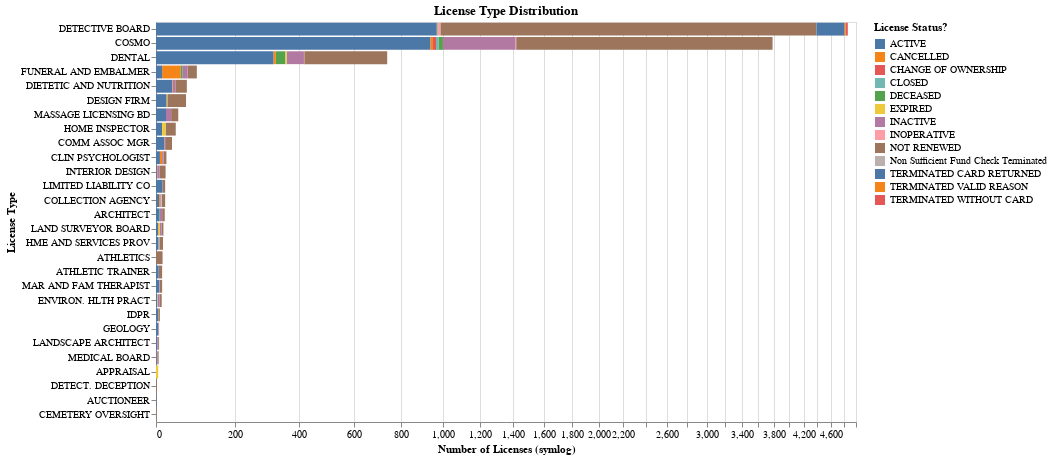

Write notebook code for a chart like this one.
### Markdown cell above
### Plot 1: License Type Distribution

  - What is being visualized: 
    - Create a **horizontal bar** plot describing the **distribution of license types by license status**. This allows us to see which license types are most common and how their statuses vary. I found `Detective Board` to be the most frequent license type. And more interestingly, `Not renewd` status is the second most common status across various license types after `Active`.
  - Encoding type discussion: 
    - X-axis: **Count of Licenses (Quantitative)** to provide horizontal plot. More infromation on how it is transformed below.
    - Y-axis: **License Type (Nominal)** sorted by count to highlight the most common license types.
    - Color: **License Status (Nominal)** to differentiate between different statuses of licenses.
    - Tooltip: license type, license status, and count information are provided for detailed understanding.
  - Color mapping: 
    - Different colors used to show **varying license statuses** (e.g., active, inactive, cancelled) for better visual distinction.
  - Any data transformations: 
    - Grouped the data by `License Type` and `License Status` to count the number of occurrences.
    - Applied with a **symlog scale** to accommodate wide and disproportional range of counts. As below 500 counts were very common across license types, while some license types had counts in the thousands. The symlog scale helps to visualize both small and large counts effectively.

### Code cell
Licence_counts = (
    illinois
    .groupby(['License Type', 'License Status'], dropna=False)
    .size()
    .reset_index(name='Count')
    .sort_values('Count', ascending=False)
)


chart1 = alt.Chart(Licence_counts).mark_bar().encode(
          x = alt.X('Count:Q',
                  title = 'Number of Licenses (symlog)',
                  scale = alt.Scale(type = 'symlog', constant=800)),
          y = alt.Y('License Type:N',
                  sort = '-x',
                  title = 'License Type'),
          color = alt.Color('License Status:N', title = 'License Status?'),
          tooltip = [alt.Tooltip('License Type:N', title = 'License Type'),
                     alt.Tooltip('License Status:N', title = 'License Status?'),
                     alt.Tooltip('Count:Q', title = 'Count')]
      ).properties(width=700, height=400, title='License Type Distribution').interactive()

chart1

### Figure 1 — Vega-Lite specification as saved in the notebook (floating-point values rounded to 4 significant figures)
{"config": {"view": {"continuousWidth": 300, "continuousHeight": 300}}, "data": {"name": "data-d9bff000b349d16c22cd35d95033c7a3"}, "mark": {"type": "bar"}, "encoding": {"color": {"field": "License Status", "title": "License Status?", "type": "nominal"}, "tooltip": [{"field": "License Type", "title": "License Type", "type": "nominal"}, {"field": "License Status", "title": "License Status?", "type": "nominal"}, {"field": "Count", "title": "Count", "type": "quantitative"}], "x": {"field": "Count", "scale": {"constant": 800, "type": "symlog"}, "title": "Number of Licenses (symlog)", "type": "quantitative"}, "y": {"field": "License Type", "sort": "-x", "title": "License Type", "type": "nominal"}}, "height": 400, "params": [{"name": "param_1", "select": {"type": "interval", "encodings": ["x", "y"]}, "bind": "scales"}], "title": "License Type Distribution", "width": 700, "$schema": "https://vega.github.io/schema/vega-lite/v5.20.1.json", "datasets": {"data-d9bff000b349d16c22cd35d95033c7a3": [{"License Type": "DETECTIVE BOARD", "License Status": "NOT RENEWED", "Count": 3395}, {"License Type": "COSMO", "License Status": "NOT RENEWED", "Count": 2363}, {"License Type": "DETECTIVE BOARD", "License Status": "ACTIVE", "Count": 971}, {"License Type": "COSMO", "License Status": "ACTIVE", "Count": 940}, {"License Type": "DETECTIVE BOARD", "License Status": "TERMINATED CARD RETURNED", "Count": 431}, {"License Type": "COSMO", "License Status": "INACTIVE", "Count": 412}, {"License Type": "DENTAL", "License Status": "NOT RENEWED", "Count": 322}, {"License Type": "DENTAL", "License Status": "ACTIVE", "Count": 316}, {"License Type": "DENTAL", "License Status": "INACTIVE", "Count": 58}, {"License Type": "DESIGN FIRM", "License Status": "NOT RENEWED", "Count": 44}, {"License Type": "FUNERAL AND EMBALMER", "License Status": "CANCELLED", "Count": 44}, {"License Type": "DIETETIC AND NUTRITION", "License Status": "ACTIVE", "Count": 37}, {"License Type": "DETECTIVE BOARD", "License Status": "TERMINATED WITHOUT CARD", "Count": 32}, {"License Type": "DENTAL", "License Status": "DECEASED", "Count": 31}, {"License Type": "DIETETIC AND NUTRITION", "License Status": "NOT RENEWED", "Count": 28}, {"License Type": "HOME INSPECTOR", "License Status": "NOT RENEWED", "Count": 24}, {"License Type": "FUNERAL AND EMBALMER", "License Status": "NOT RENEWED", "Count": 23}, {"License Type": "COSMO", "License Status": "DECEASED", "Count": 23}, {"License Type": "MASSAGE LICENSING BD", "License Status": "ACTIVE", "Count": 23}, {"License Type": "DESIGN FIRM", "License Status": "ACTIVE", "Count": 23}, {"License Type": "COMM ASSOC MGR", "License Status": "ACTIVE", "Count": 19}, {"License Type": "DETECTIVE BOARD", "License Status": "TERMINATED VALID REASON", "Count": 19}, {"License Type": "MASSAGE LICENSING BD", "License Status": "NOT RENEWED", "Count": 17}, {"License Type": "COMM ASSOC MGR", "License Status": "NOT RENEWED", "Count": 16}, {"License Type": "ATHLETICS", "License Status": "NOT RENEWED", "Count": 15}, {"License Type": "LIMITED LIABILITY CO", "License Status": "ACTIVE", "Count": 15}, {"License Type": "COSMO", "License Status": "CHANGE OF OWNERSHIP", "Count": 15}, {"License Type": "INTERIOR DESIGN", "License Status": "NOT RENEWED", "Count": 14}, {"License Type": "FUNERAL AND EMBALMER", "License Status": "ACTIVE", "Count": 14}, {"License Type": "HOME INSPECTOR", "License Status": "ACTIVE", "Count": 14}, {"License Type": "FUNERAL AND EMBALMER", "License Status": "INACTIVE", "Count": 13}, {"License Type": "COSMO", "License Status": "CLOSED", "Count": 12}, {"License Type": "COSMO", "License Status": "CANCELLED", "Count": 12}, {"License Type": "MASSAGE LICENSING BD", "License Status": "INACTIVE", "Count": 12}, {"License Type": "DETECTIVE BOARD", "License Status": "INOPERATIVE", "Count": 11}, {"License Type": "CLIN PSYCHOLOGIST", "License Status": "ACTIVE", "Count": 9}, {"License Type": "HOME INSPECTOR", "License Status": "EXPIRED", "Count": 8}, {"License Type": "ARCHITECT", "License Status": "ACTIVE", "Count": 8}, {"License Type": "COLLECTION AGENCY", "License Status": "NOT RENEWED", "Count": 8}, {"License Type": "HME AND SERVICES PROV", "License Status": "NOT RENEWED", "Count": 8}, {"License Type": "ATHLETIC TRAINER", "License Status": "NOT RENEWED", "Count": 8}, {"License Type": "COLLECTION AGENCY", "License Status": "ACTIVE", "Count": 7}, {"License Type": "CLIN PSYCHOLOGIST", "License Status": "NOT RENEWED", "Count": 7}, {"License Type": "MAR AND FAM THERAPIST", "License Status": "ACTIVE", "Count": 7}, {"License Type": "DENTAL", "License Status": "CANCELLED", "Count": 7}, {"License Type": "DIETETIC AND NUTRITION", "License Status": "INACTIVE", "Count": 7}, {"License Type": "LIMITED LIABILITY CO", "License Status": "NOT RENEWED", "Count": 6}, {"License Type": "ATHLETIC TRAINER", "License Status": "ACTIVE", "Count": 6}, {"License Type": "ARCHITECT", "License Status": "NOT RENEWED", "Count": 6}, {"License Type": "IDPR", "License Status": "ACTIVE", "Count": 6}, {"License Type": "MAR AND FAM THERAPIST", "License Status": "NOT RENEWED", "Count": 6}, {"License Type": "APPRAISAL", "License Status": "EXPIRED", "Count": 5}, {"License Type": "INTERIOR DESIGN", "License Status": "INACTIVE", "Count": 5}, {"License Type": "HME AND SERVICES PROV", "License Status": "ACTIVE", "Count": 5}, {"License Type": "LAND SURVEYOR BOARD", "License Status": "ACTIVE", "Count": 5}, {"License Type": "CLIN PSYCHOLOGIST", "License Status": "CANCELLED", "Count": 5}, {"License Type": "ARCHITECT", "License Status": "INACTIVE", "Count": 5}, {"License Type": "ENVIRON. HLTH PRACT", "License Status": "NOT RENEWED", "Count": 5}, {"License Type": "GEOLOGY", "License Status": "ACTIVE", "Count": 5}, {"License Type": "LAND SURVEYOR BOARD", "License Status": "NOT RENEWED", "Count": 4}, {"License Type": "ENVIRON. HLTH PRACT", "License Status": "INACTIVE", "Count": 4}, {"License Type": "FUNERAL AND EMBALMER", "License Status": "DECEASED", "Count": 4}, {"License Type": "DENTAL", "License Status": "EXPIRED", "Count": 4}, {"License Type": "LAND SURVEYOR BOARD", "License Status": "INACTIVE", "Count": 4}, {"License Type": "ENVIRON. HLTH PRACT", "License Status": "ACTIVE", "Count": 3}, {"License Type": "DETECTIVE BOARD", "License Status": "CLOSED", "Count": 3}, {"License Type": "MEDICAL BOARD", "License Status": "NOT RENEWED", "Count": 3}, {"License Type": "LANDSCAPE ARCHITECT", "License Status": "ACTIVE", "Count": 3}, {"License Type": "CLIN PSYCHOLOGIST", "License Status": "INACTIVE", "Count": 3}, {"License Type": "COSMO", "License Status": "INOPERATIVE", "Count": 3}, {"License Type": "LAND SURVEYOR BOARD", "License Status": "EXPIRED", "Count": 3}, {"License Type": "COLLECTION AGENCY", "License Status": "CANCELLED", "Count": 2}, {"License Type": "COMM ASSOC MGR", "License Status": "INACTIVE", "Count": 2}, {"License Type": "LANDSCAPE ARCHITECT", "License Status": "NOT RENEWED", "Count": 2}, {"License Type": "MEDICAL BOARD", "License Status": "INACTIVE", "Count": 2}, {"License Type": "LANDSCAPE ARCHITECT", "License Status": "INACTIVE", "Count": 2}, {"License Type": "DESIGN FIRM", "License Status": "CANCELLED", "Count": 2}, {"License Type": "INTERIOR DESIGN", "License Status": "ACTIVE", "Count": 2}, {"License Type": "HME AND SERVICES PROV", "License Status": "CLOSED", "Count": 2}, {"License Type": "IDPR", "License Status": "NOT RENEWED", "Count": 2}, {"License Type": "DETECTIVE BOARD", "License Status": "CANCELLED", "Count": 2}, {"License Type": "COLLECTION AGENCY", "License Status": "CLOSED", "Count": 2}, {"License Type": "DESIGN FIRM", "License Status": "CLOSED", "Count": 2}, {"License Type": "DETECT. DECEPTION", "License Status": "NOT RENEWED", "Count": 2}, {"License Type": "COLLECTION AGENCY", "License Status": "CHANGE OF OWNERSHIP", "Count": 1}, {"License Type": "CEMETERY OVERSIGHT", "License Status": "NOT RENEWED", "Count": 1}, {"License Type": "AUCTIONEER", "License Status": "NOT RENEWED", "Count": 1}, {"License Type": "ARCHITECT", "License Status": "DECEASED", "Count": 1}, {"License Type": "AUCTIONEER", "License Status": "ACTIVE", "Count": 1}, {"License Type": "DENTAL", "License Status": "INOPERATIVE", "Count": 1}, {"License Type": "COSMO", "License Status": "Non Sufficient Fund Check Terminated", "Count": 1}, {"License Type": "COLLECTION AGENCY", "License Status": "INOPERATIVE", "Count": 1}, {"License Type": "DIETETIC AND NUTRITION", "License Status": "CANCELLED", "Count": 1}, {"License Type": "DETECTIVE BOARD", "License Status": "Non Sufficient Fund Check Terminated", "Count": 1}, {"License Type": "DETECTIVE BOARD", "License Status": "DECEASED", "Count": 1}, {"License Type": "DETECTIVE BOARD", "License Status": "INACTIVE", "Count": 1}, {"License Type": "ENVIRON. HLTH PRACT", "License Status": "EXPIRED", "Count": 1}, {"License Type": "GEOLOGY", "License Status": "NOT RENEWED", "Count": 1}, {"License Type": "GEOLOGY", "License Status": "INACTIVE", "Count": 1}, {"License Type": "HME AND SERVICES PROV", "License Status": "CHANGE OF OWNERSHIP", "Count": 1}, {"License Type": "IDPR", "License Status": "CANCELLED", "Count": 1}, {"License Type": "LAND SURVEYOR BOARD", "License Status": "CANCELLED", "Count": 1}, {"License Type": "INTERIOR DESIGN", "License Status": "CANCELLED", "Count": 1}, {"License Type": "MAR AND FAM THERAPIST", "License Status": "INACTIVE", "Count": 1}, {"License Type": "MEDICAL BOARD", "License Status": "ACTIVE", "Count": 1}]}}
